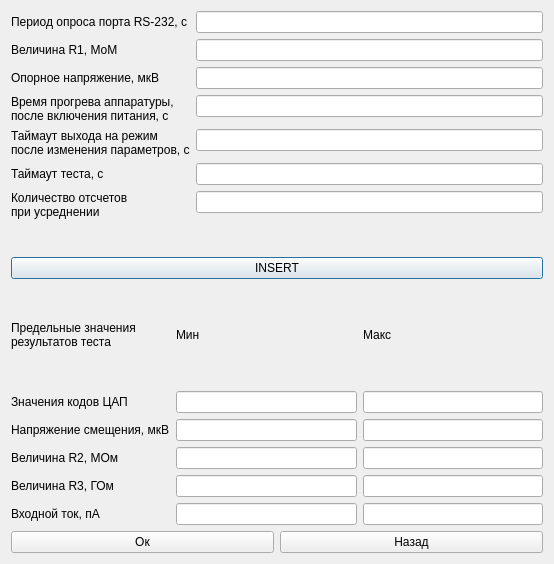
<?xml version="1.0" encoding="UTF-8"?>
<ui version="4.0">
 <class>Settings_electrometer</class>
 <widget class="QDialog" name="Settings_electrometer">
  <property name="geometry">
   <rect>
    <x>0</x>
    <y>0</y>
    <width>554</width>
    <height>564</height>
   </rect>
  </property>
  <property name="windowTitle">
   <string>Dialog</string>
  </property>
  <layout class="QGridLayout" name="gridLayout_2">
   <item row="0" column="0">
    <layout class="QVBoxLayout" name="verticalLayout">
     <item>
      <layout class="QFormLayout" name="formLayout">
       <item row="0" column="0">
        <widget class="QLabel" name="label">
         <property name="text">
          <string>Период опроса порта RS-232, с</string>
         </property>
        </widget>
       </item>
       <item row="0" column="1">
        <widget class="QLineEdit" name="lineEdit"/>
       </item>
       <item row="1" column="0">
        <widget class="QLabel" name="label_2">
         <property name="text">
          <string>Величина R1, МоМ</string>
         </property>
        </widget>
       </item>
       <item row="1" column="1">
        <widget class="QLineEdit" name="lineEdit_2"/>
       </item>
       <item row="2" column="0">
        <widget class="QLabel" name="label_3">
         <property name="text">
          <string>Опорное напряжение, мкВ</string>
         </property>
        </widget>
       </item>
       <item row="2" column="1">
        <widget class="QLineEdit" name="lineEdit_3"/>
       </item>
       <item row="3" column="0">
        <widget class="QLabel" name="label_4">
         <property name="text">
          <string>Время прогрева аппаратуры,
после включения питания, с</string>
         </property>
        </widget>
       </item>
       <item row="3" column="1">
        <widget class="QLineEdit" name="lineEdit_4"/>
       </item>
       <item row="4" column="0">
        <widget class="QLabel" name="label_5">
         <property name="text">
          <string>Таймаут выхода на режим
после изменения параметров, с</string>
         </property>
        </widget>
       </item>
       <item row="4" column="1">
        <widget class="QLineEdit" name="lineEdit_5"/>
       </item>
       <item row="5" column="0">
        <widget class="QLabel" name="label_6">
         <property name="text">
          <string>Таймаут теста, с</string>
         </property>
        </widget>
       </item>
       <item row="5" column="1">
        <widget class="QLineEdit" name="lineEdit_6"/>
       </item>
       <item row="6" column="0">
        <widget class="QLabel" name="label_7">
         <property name="text">
          <string>Количество отсчетов
при усреднении</string>
         </property>
        </widget>
       </item>
       <item row="6" column="1">
        <widget class="QLineEdit" name="lineEdit_7"/>
       </item>
      </layout>
     </item>
     <item>
      <widget class="QPushButton" name="pushButton_3">
       <property name="text">
        <string>INSERT</string>
       </property>
      </widget>
     </item>
     <item>
      <layout class="QGridLayout" name="gridLayout">
       <item row="0" column="0">
        <widget class="QLabel" name="label_8">
         <property name="text">
          <string>Предельные значения
результатов теста</string>
         </property>
        </widget>
       </item>
       <item row="0" column="1">
        <widget class="QLabel" name="label_9">
         <property name="text">
          <string>Мин</string>
         </property>
        </widget>
       </item>
       <item row="0" column="2">
        <widget class="QLabel" name="label_10">
         <property name="text">
          <string>Макс</string>
         </property>
        </widget>
       </item>
       <item row="1" column="0">
        <widget class="QLabel" name="label_11">
         <property name="text">
          <string>Значения кодов ЦАП</string>
         </property>
        </widget>
       </item>
       <item row="1" column="1">
        <widget class="QLineEdit" name="lineEdit_8"/>
       </item>
       <item row="1" column="2">
        <widget class="QLineEdit" name="lineEdit_9"/>
       </item>
       <item row="2" column="0">
        <widget class="QLabel" name="label_12">
         <property name="text">
          <string>Напряжение смещения, мкВ</string>
         </property>
        </widget>
       </item>
       <item row="2" column="1">
        <widget class="QLineEdit" name="lineEdit_10"/>
       </item>
       <item row="2" column="2">
        <widget class="QLineEdit" name="lineEdit_11"/>
       </item>
       <item row="3" column="0">
        <widget class="QLabel" name="label_13">
         <property name="text">
          <string>Величина R2, МОм</string>
         </property>
        </widget>
       </item>
       <item row="3" column="1">
        <widget class="QLineEdit" name="lineEdit_12"/>
       </item>
       <item row="3" column="2">
        <widget class="QLineEdit" name="lineEdit_13"/>
       </item>
       <item row="4" column="0">
        <widget class="QLabel" name="label_14">
         <property name="text">
          <string>Величина R3, ГОм</string>
         </property>
        </widget>
       </item>
       <item row="4" column="1">
        <widget class="QLineEdit" name="lineEdit_14"/>
       </item>
       <item row="4" column="2">
        <widget class="QLineEdit" name="lineEdit_15"/>
       </item>
       <item row="5" column="0">
        <widget class="QLabel" name="label_15">
         <property name="text">
          <string>Входной ток, пА</string>
         </property>
        </widget>
       </item>
       <item row="5" column="1">
        <widget class="QLineEdit" name="lineEdit_17"/>
       </item>
       <item row="5" column="2">
        <widget class="QLineEdit" name="lineEdit_16"/>
       </item>
      </layout>
     </item>
     <item>
      <layout class="QHBoxLayout" name="horizontalLayout">
       <item>
        <widget class="QPushButton" name="pushButton">
         <property name="text">
          <string>Ок</string>
         </property>
        </widget>
       </item>
       <item>
        <widget class="QPushButton" name="pushButton_2">
         <property name="text">
          <string>Назад</string>
         </property>
        </widget>
       </item>
      </layout>
     </item>
    </layout>
   </item>
  </layout>
 </widget>
 <resources/>
 <connections/>
</ui>
